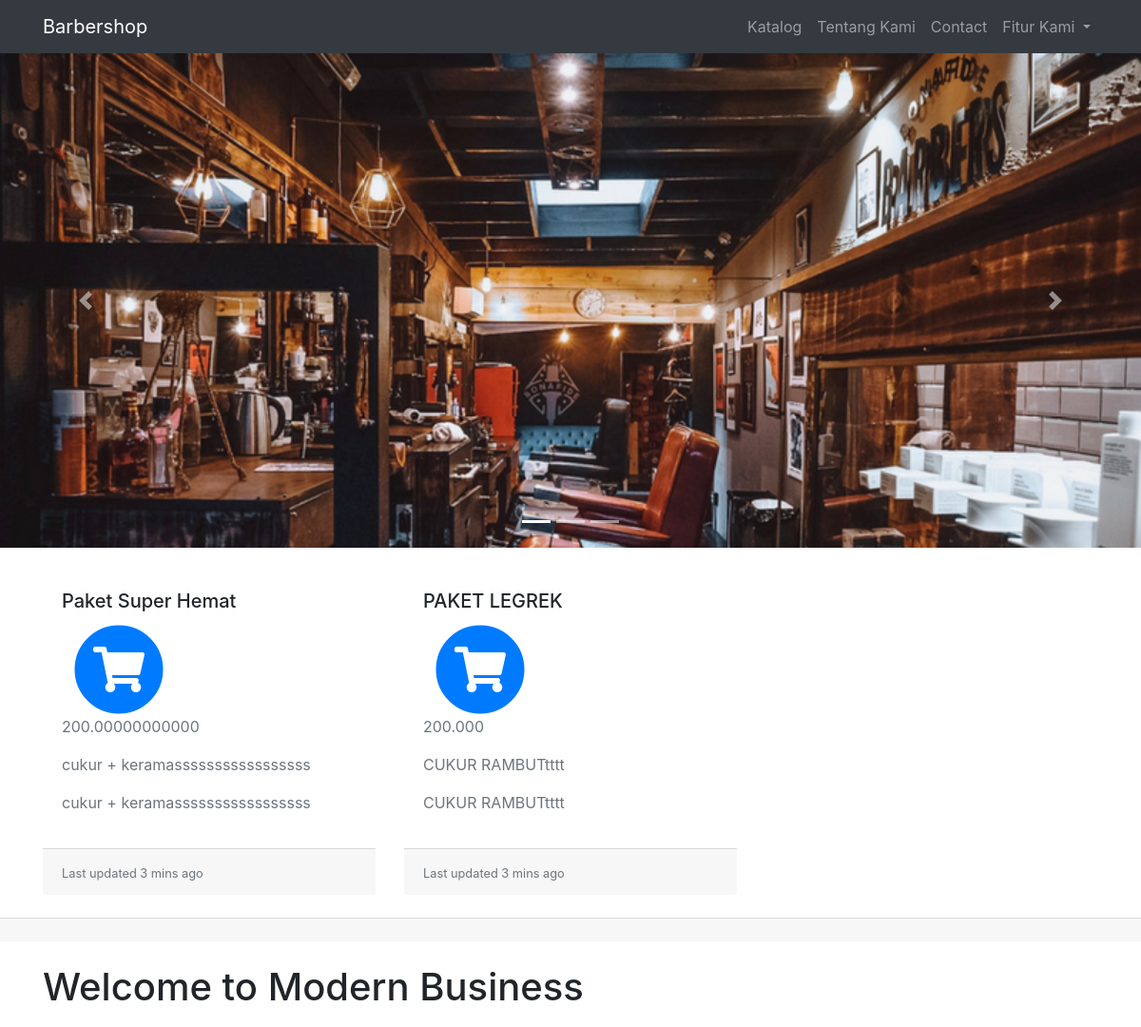
The app's page /tugas_barber/index.php/customer/dashboard_customer (upper part), older data.
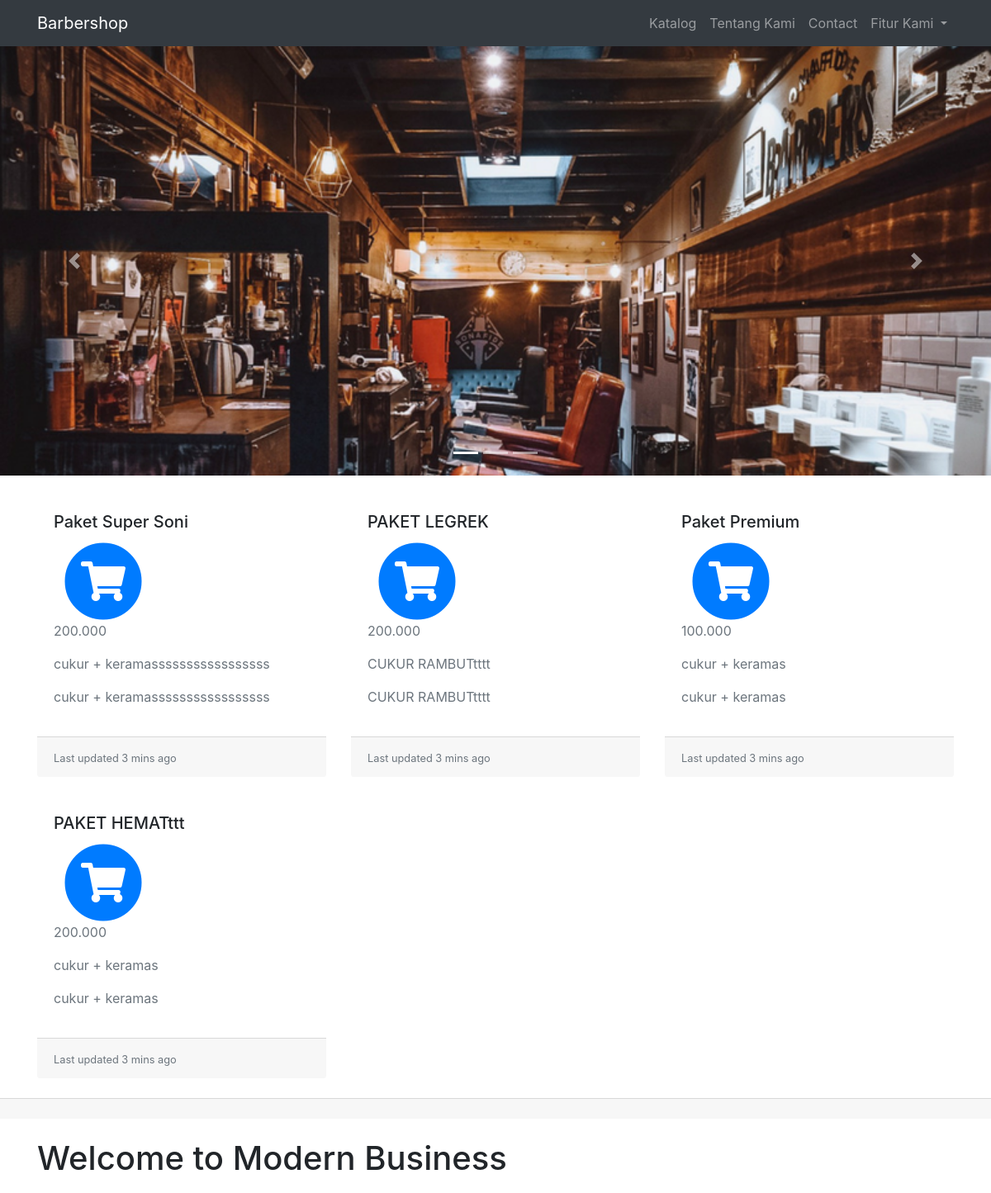
The same page, newer data.
### tables this page shows
CREATE TABLE `paket_cukur` (
  `id_paket` int(11) NOT NULL,
  `nama_paket` varchar(120) NOT NULL,
  `detail_paket` varchar(120) NOT NULL,
  `harga` varchar(50) NOT NULL,
  `status` varchar(50) NOT NULL
);

### tugas_barber/application/controllers/customer/dashboard_customer.php (called while the page is built)
<?php
class Dashboard_customer extends CI_Controller{
    public function index()
    {
        $data['paket'] = $this->paket_model->get_data('paket_cukur')->result();
        $this->load->view('template_customer/header');
        $this->load->view('customer/dashboard_customer',$data);
        $this->load->view('template_customer/footer');
    }
}
?>

### tugas_barber/index.php (called while the page is built, shortened)
<?php
require_once BASEPATH.'core/CodeIgniter.php';

### tugas_barber/application/models/paket_model.php (called while the page is built, shortened)
<?php
class Paket_model extends CI_model
{
    public function get_data($table)
    {
        return $this->db->get($table);
    }
}
?>

### tugas_barber/application/views/customer/dashboard_customer.php (the view, shortened to what this page needs)
<body>
  <nav class="navbar fixed-top navbar-expand-lg navbar-dark bg-dark fixed-top">
    <div class="container">
      <a class="navbar-brand" href="index.html">Barbershop</a>
      <div class="collapse navbar-collapse" id="navbarResponsive">
        <ul class="navbar-nav ml-auto">
          <li class="nav-item">
            <a class="nav-link" href="#">Katalog</a>
          </li>
          <li class="nav-item">
            <a class="nav-link" href="#">Tentang Kami</a>
          </li>
          <li class="nav-item">
            <a class="nav-link" href="#">Contact</a>
          </li>
          <li class="nav-item dropdown">
            <a class="nav-link dropdown-toggle" href="#" id="navbarDropdownPortfolio" data-toggle="dropdown" aria-haspopup="true" aria-expanded="false">
              Fitur Kami
            </a>
          </li>
        </ul>
      </div>
    </div>
  </nav>
  <header>
  <div id="carouselExampleIndicators" class="carousel slide" data-ride="carousel">
      <ol class="carousel-indicators">
        <li data-target="#carouselExampleIndicators" data-slide-to="0" class="active"></li>
        <li data-target="#carouselExampleIndicators" data-slide-to="1"></li>
        <li data-target="#carouselExampleIndicators" data-slide-to="2"></li>
      </ol>
      <div class="carousel-inner" >
        <div class="carousel-item active">
        <img src =<?php echo base_url('assets/img/slider1.png')?> class="d-block w-100" alt="image">
        </div>
      </div>
      <a class="carousel-control-prev" href="#carouselExampleIndicators" role="button" data-slide="prev">
        <span class="carousel-control-prev-icon" aria-hidden="true"></span>
      </a>
      <a class="carousel-control-next" href="#carouselExampleIndicators" role="button" data-slide="next">
        <span class="carousel-control-next-icon" aria-hidden="true"></span>
      </a>
    </div>
  </header>
<div class="container">
<div class="row mt-4">
<?php foreach($paket as $pk) : ?>
  <div class="col-lg-4 col-md-6 mb-4 mt-120px">
  <div class="card-h100 ">
   <div class="card-body" >
      <h5 class="card-title"><?php echo $pk->nama_paket ?></h5>
      <span class="fa-stack fa-3x">
      <i class="fas fa-circle fa-stack-2x text-primary"></i>
      <i class="fas fa-shopping-cart fa-stack-1x fa-inverse"></i>
    </span>
      <p class="text-muted"><?php echo $pk->harga ?></p>
      <p class="text-muted"><?php echo $pk->detail_paket ?></p>
      <p class="text-muted"><?php echo $pk->detail_paket ?></p>
    </div>
    <div class="card-footer">
      <small class="text-muted">Last updated 3 mins ago</small>
    </div>
  </div>
</div>
<?php endforeach; ?>
</div>
</div>
<div class="card-footer">
</div>
  <div class="container">
    <h1 class="my-4">Welcome to Modern Business</h1>
  </div>

Row changes from the older to the newer data that the page shows:
changed paket_cukur "cukur + keramasssssssssssssssss": nama_paket "Paket Super Hemat" → "Paket Super Soni"; harga "200.00000000000" → "200.000"
added paket_cukur: nama_paket "Paket Premium", harga "100.000", detail_paket "cukur + keramas"
added paket_cukur: nama_paket "PAKET HEMATttt", harga "200.000", detail_paket "cukur + keramas"
